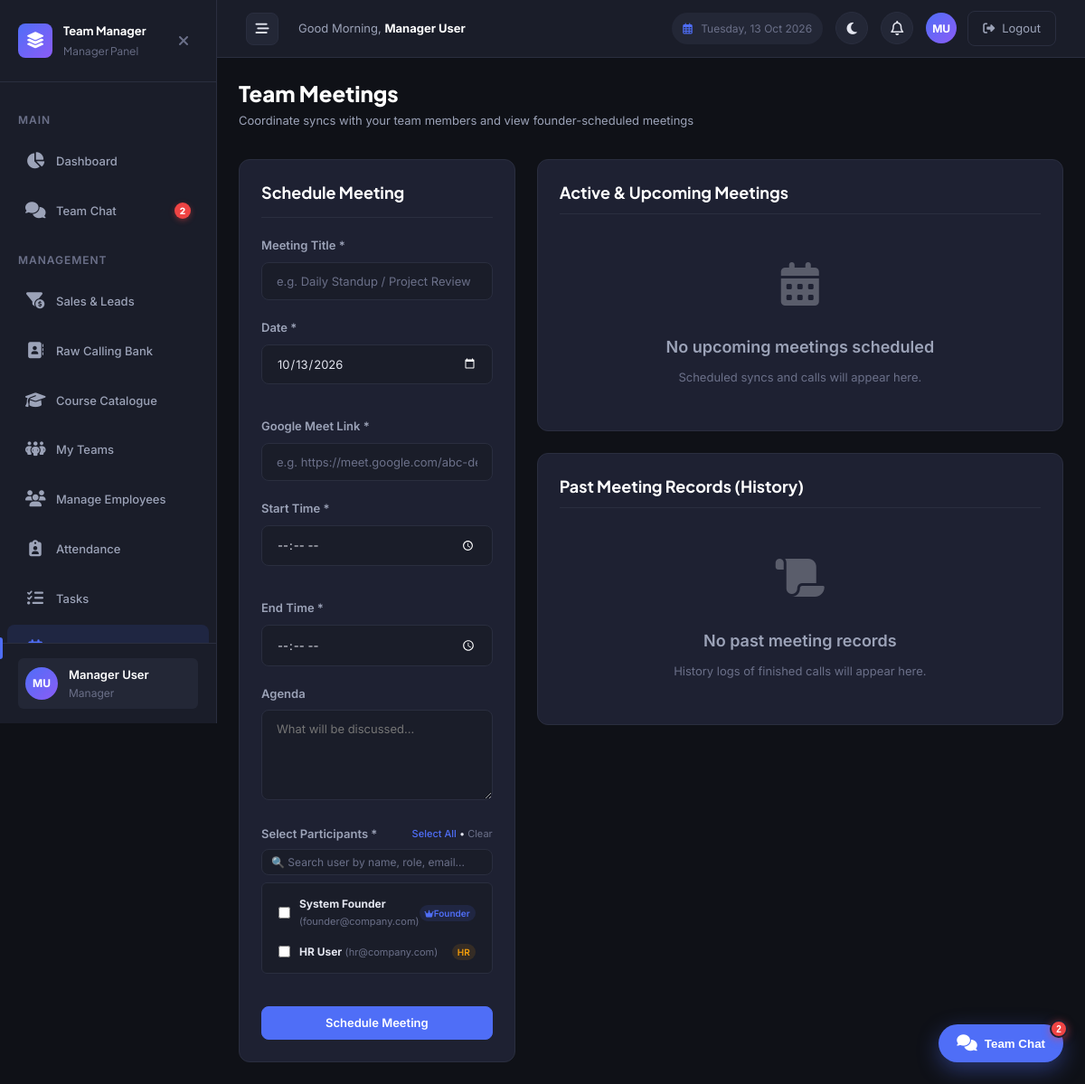
The app's page /manager/meetings.php (signed in) with its own data.
### tables this page shows
CREATE TABLE `roles` (
  `id` int NOT NULL AUTO_INCREMENT,
  `name` varchar(100) NOT NULL,
  `slug` varchar(50) NOT NULL,
  `description` text,
  `base_role` varchar(50) NOT NULL DEFAULT 'employee',
  `is_system` tinyint(1) NOT NULL DEFAULT '0',
  `created_at` timestamp NULL DEFAULT CURRENT_TIMESTAMP,
  `updated_at` timestamp NULL DEFAULT CURRENT_TIMESTAMP ON UPDATE CURRENT_TIMESTAMP,
  PRIMARY KEY (`id`),
  UNIQUE KEY `uk_slug` (`slug`)
);

CREATE TABLE `users` (
  `id` int NOT NULL AUTO_INCREMENT,
  `employee_id` varchar(50) DEFAULT NULL,
  `name` varchar(100) NOT NULL,
  `email` varchar(150) NOT NULL,
  `contact_no` varchar(20) DEFAULT NULL,
  `designation` varchar(100) DEFAULT NULL,
  `joining_date` date DEFAULT NULL,
  `base_salary` decimal(10,2) NOT NULL DEFAULT '30000.00',
  `password` varchar(255) NOT NULL,
  `pin` varchar(255) DEFAULT NULL,
  `role` varchar(50) NOT NULL DEFAULT 'employee',
  `manager_id` int DEFAULT NULL,
  `status` enum('active','inactive') NOT NULL DEFAULT 'active',
  `created_at` timestamp NULL DEFAULT CURRENT_TIMESTAMP,
  `updated_at` timestamp NULL DEFAULT CURRENT_TIMESTAMP ON UPDATE CURRENT_TIMESTAMP,
  `last_activity` timestamp NULL DEFAULT NULL,
  `presence_status` enum('automatic','dnd','away','offline') NOT NULL DEFAULT 'automatic',
  `custom_status_text` varchar(255) DEFAULT NULL,
  `custom_status_emoji` varchar(50) DEFAULT NULL,
  `last_active_at` timestamp NULL DEFAULT CURRENT_TIMESTAMP ON UPDATE CURRENT_TIMESTAMP,
  PRIMARY KEY (`id`),
  UNIQUE KEY `uk_email` (`email`),
  UNIQUE KEY `uk_employee_id` (`employee_id`),
  KEY `idx_role` (`role`),
  KEY `idx_manager_id` (`manager_id`),
  KEY `idx_status` (`status`),
  CONSTRAINT `fk_users_manager` FOREIGN KEY (`manager_id`) REFERENCES `users` (`id`) ON DELETE SET NULL ON UPDATE CASCADE
);

### manager/meetings.php (the view, shortened to what the rows shown need)
<?php
require_once __DIR__ . '/../includes/functions.php';
require_once __DIR__ . '/../includes/auth.php';
requireRole([ROLE_MANAGER]);
$db = getDB();
$userId = getUserId();
$stmt = $db->prepare("
    SELECT id, name, role, email, designation
    FROM users
    WHERE status = 'active' AND id != ?
    ORDER BY FIELD(role, 'founder', 'hr', 'manager', 'employee'), name ASC
");
$stmt->execute([$userId]);
$allUsersList = $stmt->fetchAll();
    ?>
    <?php
include __DIR__ . '/../includes/header.php';
?>
<div class="page-header">
    <div>
        <h1 class="page-title">Team Meetings</h1>
    </div>
</div>
<div class="meetings-layout-grid">
    <div class="card fade-in">
        <form method="POST" action="" id="meeting-form">
            <div class="form-group" id="participants-container">
                <div id="participants-list-box" style="max-height: 200px; overflow-y: auto; border: 1px solid var(--color-border); border-radius: var(--radius-sm); padding: 8px 10px; background-color: var(--color-bg-secondary); display: flex; flex-direction: column; gap: 4px;">
                    <?php if (empty($allUsersList)): ?>
                        <div style="padding: 10px; text-align: center; color: var(--color-text-muted); font-size: 12px;">No other users available</div>
                    <?php else: ?>
                        <?php foreach ($allUsersList as $u): ?>
                            <label class="participant-item" style="display: flex; align-items: center; gap: 10px; cursor: pointer; padding: 5px 8px; border-radius: 4px; transition: background 0.15s ease;">
                                <input type="checkbox" name="participants[]" value="<?php echo $u['id']; ?>" class="participant-checkbox">
                                <div style="display: flex; align-items: center; justify-content: space-between; width: 100%; font-size: 12px;">
                                    <div>
                                        <strong style="color: var(--color-text-main);"><?php echo e($u['name']); ?></strong>
                                        <span style="color: var(--color-text-muted); font-size: 11px;">(<?php echo e($u['email']); ?>)</span>
                                    </div>
                                    <div>
                                        <?php if ($u['role'] === 'founder'): ?>
                                            <span class="badge badge-primary" style="font-size: 10px; padding: 2px 6px;"><i class="fa-solid fa-crown" style="font-size: 9px;"></i> Founder</span>
                                        <?php elseif ($u['role'] === 'manager'): ?>
                                            <span class="badge badge-info" style="font-size: 10px; padding: 2px 6px;">Manager</span>
                                        <?php elseif ($u['role'] === 'hr'): ?>
                                            <span class="badge badge-warning" style="font-size: 10px; padding: 2px 6px;">HR</span>
                                        <?php else: ?>
                                            <span class="badge badge-secondary" style="font-size: 10px; padding: 2px 6px;">Employee</span>
                                        <?php endif; ?>
                                    </div>
                                </div>
                            </label>
                        <?php endforeach; ?>
                    <?php endif; ?>
                </div>
            </div>
        </form>
    </div>
</div>
<?php include __DIR__ . '/../includes/footer.php'; ?>

### includes/sidebar.php (shortened to what the rows shown need)
<?php
$currentUser = getCurrentUser();
$userRole = $currentUser['role'] ?? '';
$baseRole = function_exists('getRoleBaseType') ? getRoleBaseType($userRole) : $userRole;
$sidebarChatUnread = isLoggedIn() ? countUnreadChatMessages((int)($currentUser['id'] ?? 0)) : 0;
$currentPage = basename($_SERVER['PHP_SELF'], '.php');
$currentDir = basename(dirname($_SERVER['PHP_SELF']));
function isActive(string $dir, string $page): string {
    global $currentDir, $currentPage;
    return ($currentDir === $dir && $currentPage === $page) ? ' active' : '';
}
?>
<aside class="sidebar" id="sidebar">
    <nav class="sidebar-nav">
        <?php if ($baseRole === ROLE_FOUNDER): ?>
            <div class="sidebar-nav-label">Main</div>
            <a href="<?php echo BASE_URL; ?>/founder/dashboard.php" class="sidebar-nav-item<?php echo isActive('founder', 'dashboard'); ?>">
                <span class="nav-icon"><i class="fa-solid fa-chart-pie"></i></span> Dashboard
            </a>
            <a href="<?php echo BASE_URL; ?>/chat/index.php" class="sidebar-nav-item<?php echo isActive('chat', 'index'); ?>">
                <span class="nav-icon"><i class="fa-solid fa-comments"></i></span> Team Chat
                <span class="sidebar-chat-badge" style="display: <?php echo $sidebarChatUnread > 0 ? 'inline-flex' : 'none'; ?>;"><?php echo $sidebarChatUnread > 99 ? '99+' : $sidebarChatUnread; ?></span>
            </a>
            <div class="sidebar-nav-label">People</div>
            <a href="<?php echo BASE_URL; ?>/founder/teams.php" class="sidebar-nav-item<?php echo isActive('founder', 'teams'); ?>">
                <span class="nav-icon"><i class="fa-solid fa-people-group"></i></span> Teams & Squads
            </a>
            <a href="<?php echo BASE_URL; ?>/founder/managers.php" class="sidebar-nav-item<?php echo isActive('founder', 'managers'); ?>">
                <span class="nav-icon"><i class="fa-solid fa-user-tie"></i></span> Managers
            </a>
            <a href="<?php echo BASE_URL; ?>/founder/employees.php" class="sidebar-nav-item<?php echo isActive('founder', 'employees'); ?>">
                <span class="nav-icon"><i class="fa-solid fa-users"></i></span> Employees
            </a>
            <a href="<?php echo BASE_URL; ?>/founder/user-management.php" class="sidebar-nav-item<?php echo isActive('founder', 'user-management'); ?>">
                <span class="nav-icon"><i class="fa-solid fa-gears"></i></span> User Management
            </a>
            <a href="<?php echo BASE_URL; ?>/founder/roles.php" class="sidebar-nav-item<?php echo isActive('founder', 'roles'); ?>">
                <span class="nav-icon"><i class="fa-solid fa-user-shield"></i></span> Roles & Permissions
            </a>
            <div class="sidebar-nav-label">Modules</div>
            <a href="<?php echo BASE_URL; ?>/founder/sales.php" class="sidebar-nav-item<?php echo isActive('founder', 'sales'); ?>">
                <span class="nav-icon"><i class="fa-solid fa-funnel-dollar"></i></span> Sales & Leads CRM
            </a>
            <a href="<?php echo BASE_URL; ?>/founder/revenue.php" class="sidebar-nav-item<?php echo isActive('founder', 'revenue'); ?>">
                <span class="nav-icon"><i class="fa-solid fa-vault"></i></span> Revenue Model
            </a>
            <a href="<?php echo BASE_URL; ?>/sales/raw_leads.php" class="sidebar-nav-item<?php echo isActive('sales', 'raw_leads'); ?>">
                <span class="nav-icon"><i class="fa-solid fa-address-book"></i></span> Raw Calling Bank
            </a>
            <a href="<?php echo BASE_URL; ?>/sales/offerings.php" class="sidebar-nav-item<?php echo isActive('sales', 'offerings'); ?>">
                <span class="nav-icon"><i class="fa-solid fa-graduation-cap"></i></span> Course Catalogue
            </a>
            <a href="<?php echo BASE_URL; ?>/founder/attendance.php" class="sidebar-nav-item<?php echo isActive('founder', 'attendance'); ?>">
                <span class="nav-icon"><i class="fa-solid fa-clipboard-user"></i></span> Attendance
            </a>
            <a href="<?php echo BASE_URL; ?>/founder/tasks.php" class="sidebar-nav-item<?php echo isActive('founder', 'tasks'); ?>">
                <span class="nav-icon"><i class="fa-solid fa-list-check"></i></span> Tasks
            </a>
            <a href="<?php echo BASE_URL; ?>/founder/meetings.php" class="sidebar-nav-item<?php echo isActive('founder', 'meetings'); ?>">
                <span class="nav-icon"><i class="fa-solid fa-calendar-days"></i></span> Meetings
            </a>
            <div class="sidebar-nav-label">Insights</div>
            <a href="<?php echo BASE_URL; ?>/founder/reports.php" class="sidebar-nav-item<?php echo isActive('founder', 'reports'); ?>">
                <span class="nav-icon"><i class="fa-solid fa-chart-line"></i></span> Reports
            </a>
            <a href="<?php echo BASE_URL; ?>/founder/tickets.php" class="sidebar-nav-item<?php echo isActive('founder', 'tickets'); ?>">
                <span class="nav-icon"><i class="fa-solid fa-headset"></i></span> Support Tickets
            </a>
            <a href="<?php echo BASE_URL; ?>/founder/leaves.php" class="sidebar-nav-item<?php echo isActive('founder', 'leaves'); ?>">
                <span class="nav-icon"><i class="fa-solid fa-umbrella-beach"></i></span> Leave Requests
            </a>
            <a href="<?php echo BASE_URL; ?>/founder/announcements.php" class="sidebar-nav-item<?php echo isActive('founder', 'announcements'); ?>">
                <span class="nav-icon"><i class="fa-solid fa-bullhorn"></i></span> Announcements
            </a>
        <?php elseif ($baseRole === ROLE_MANAGER): ?>
            <a href="<?php echo BASE_URL; ?>/chat/index.php" class="sidebar-nav-item<?php echo isActive('chat', 'index'); ?>">
                <span class="nav-icon"><i class="fa-solid fa-comments"></i></span> Team Chat
                <span class="sidebar-chat-badge" style="display: <?php echo $sidebarChatUnread > 0 ? 'inline-flex' : 'none'; ?>;"><?php echo $sidebarChatUnread > 99 ? '99+' : $sidebarChatUnread; ?></span>
            </a>
        <?php endif; ?>
    </nav>
    <div class="sidebar-footer">
        <a href="<?php echo BASE_URL; ?>/profile.php" class="sidebar-user" style="text-decoration: none; display: flex; align-items: center; width: 100%; border-radius: var(--radius-sm); transition: background-color var(--transition-base); padding: var(--space-2);" onmouseover="this.style.backgroundColor='var(--color-bg-tertiary)'" onmouseout="this.style.backgroundColor='transparent'">
            <div class="sidebar-user-info">
                <div class="sidebar-user-name"><?php echo e($currentUser['name'] ?? 'User'); ?></div>
                <div class="sidebar-user-role"><?php echo ucwords(str_replace('_', ' ', e($userRole))); ?></div>
            </div>
        </a>
    </div>
</aside>

### records on screen
roles: id "2", base_role "Manager"
users: name "System Founder", email "founder@company.com", role "founder" (drawn)
users: name "HR User", email "hr@company.com", role "HR"

### other values on screen
str_replace('_', ' ', e($userRole)) "Manager"
$userInitials "MU"
$currentUser['name'] "Manager User"
$footerChatUnread "2"
